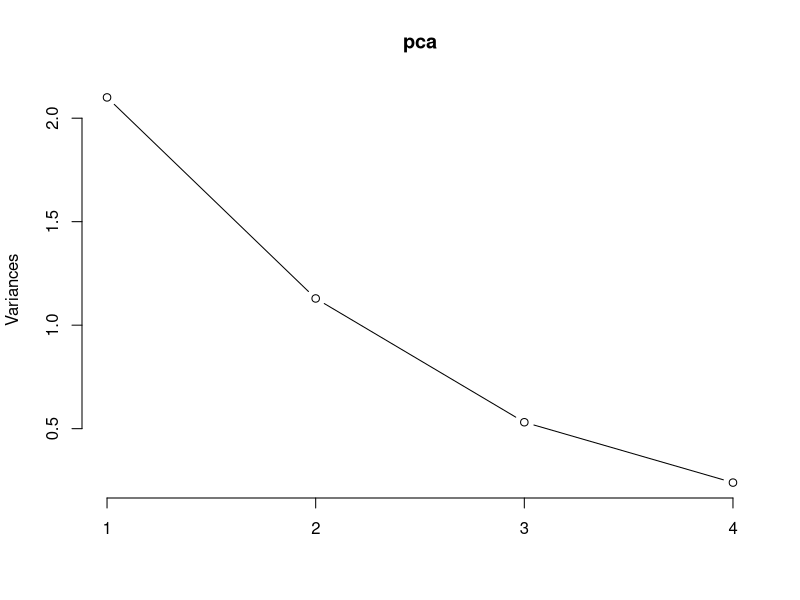
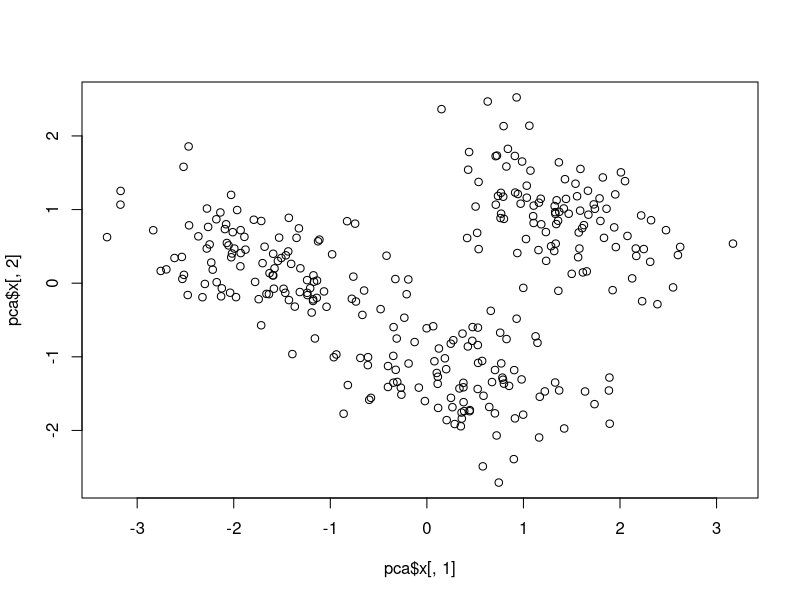
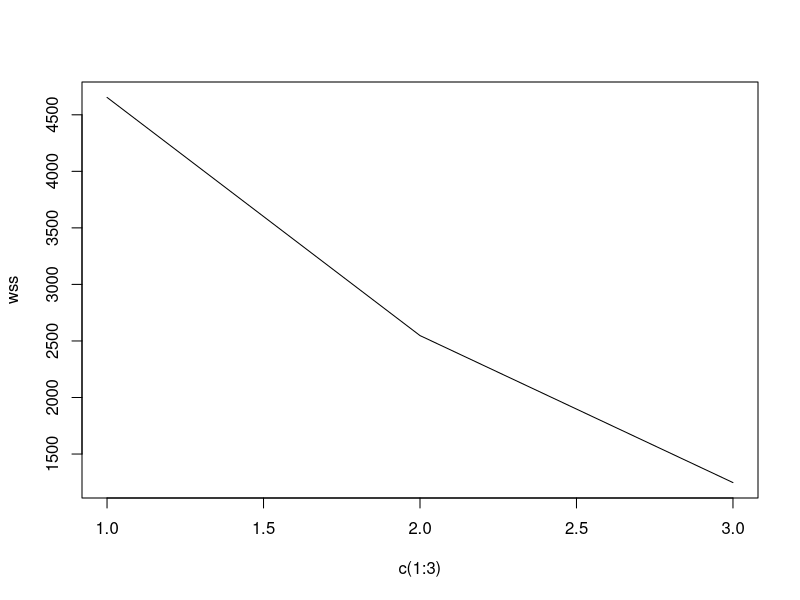
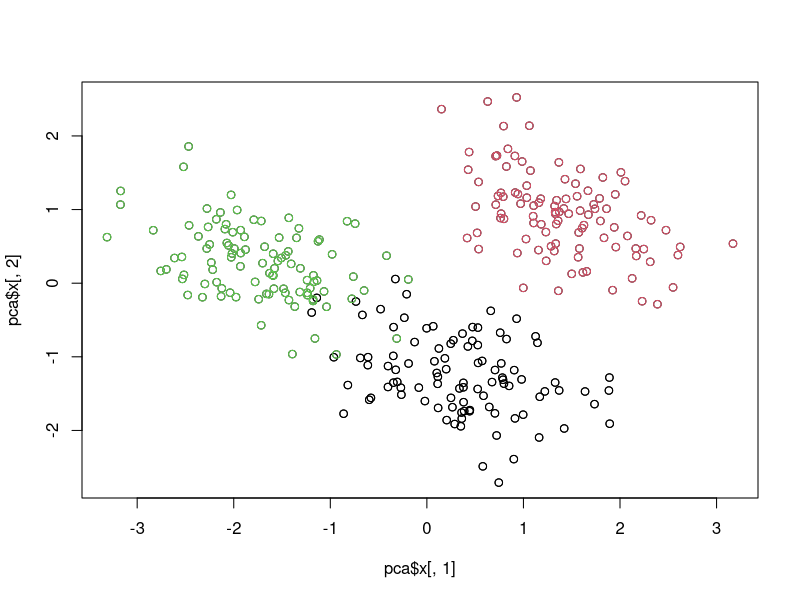
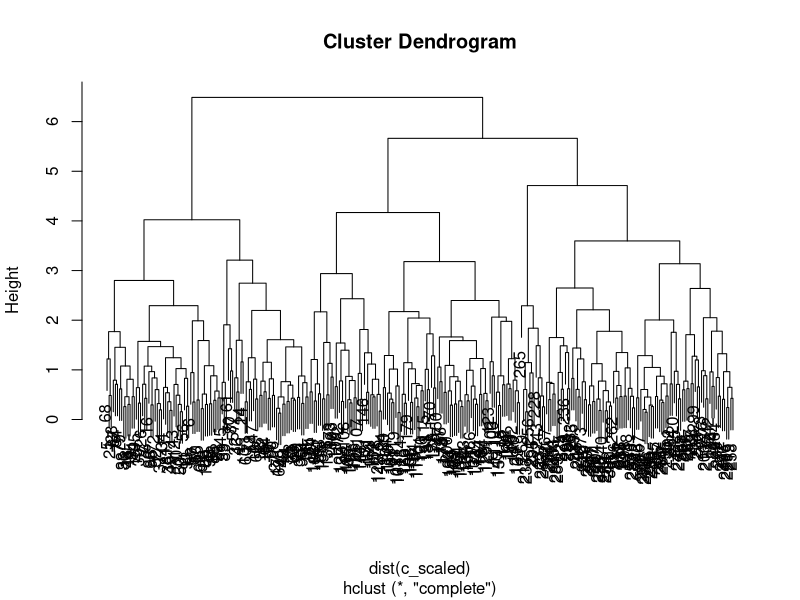
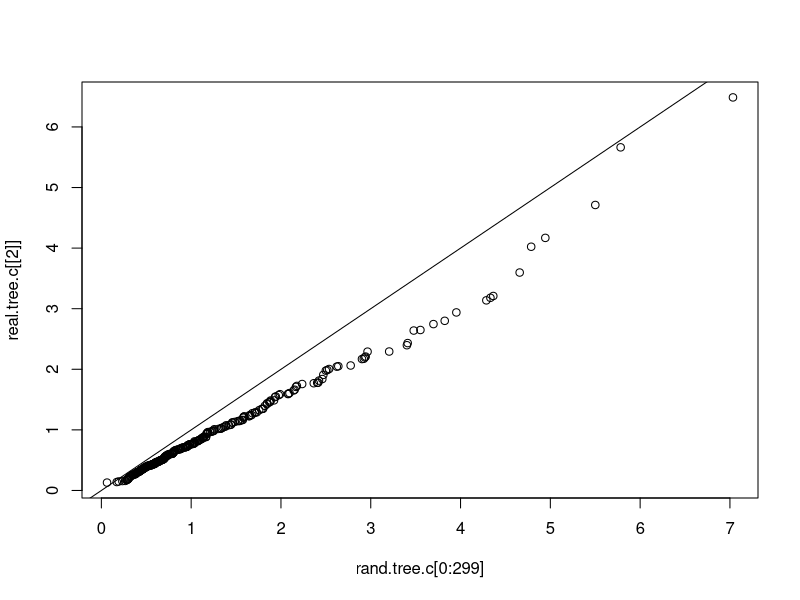
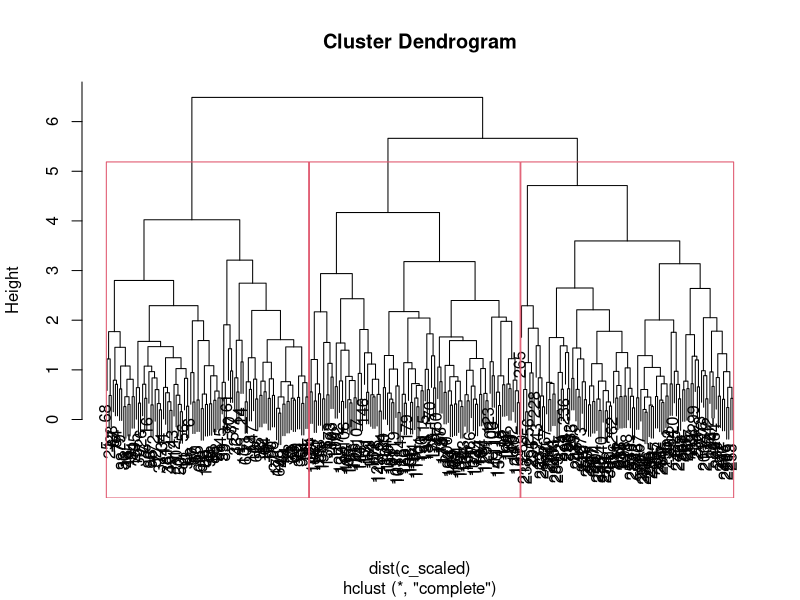

R code for these plots, in order:
# 1.
# Simulate 300 observations with 4 variables from 3 clusters
set.seed(1)
# Cluster 1
c1_x1 <- rnorm(100, mean = 0, sd = 1)
c1_x2 <- rnorm(100, mean = 2.5, sd = 1)
c1_x3 <- rnorm(100, mean = -2.5, sd = 1)
c1_x4 <- rnorm(100, mean = 1, sd = 1)
c1 <- data.frame(x1 = c1_x1, x2 = c1_x2, x3 = c1_x3, x4 = c1_x4)

# Cluster 2
c2_x1 <- rnorm(100, mean = -2.5, sd = 1)
c2_x2 <- rnorm(100, mean = 0, sd = 1)
c2_x3 <- rnorm(100, mean = 1, sd = 1)
c2_x4 <- rnorm(100, mean = 2.5, sd = 1)
c2 <- data.frame(x1 = c2_x1, x2 = c2_x2, x3 = c2_x3, x4 = c2_x4)

# Cluster 3
c3_x1 <- rnorm(100, mean = 2.5, sd = 1)
c3_x2 <- rnorm(100, mean = -2.5, sd = 1)
c3_x3 <- rnorm(100, mean = 1, sd = 1)
c3_x4 <- rnorm(100, mean = 2.5, sd = 1)
c3 <- data.frame(x1 = c3_x1, x2 = c3_x2, x3 = c3_x3, x4 = c3_x4)

# Combined clusters
c <- rbind(c1, c2, c3)
# Standardized
c_scaled <- scale(c)

# 2 Generate PCA of the variables
pca <- prcomp(c, scale. = T)
pca

plot(pca, type = "l")
plot(pca$x[,1], pca$x[, 2])

total_var_pca <- 1.449281^2 + 1.062586^2 + 0.728718^2 + 0.489353^2
first2_var_pca <- 1.449281^2 + 1.062586^2
per2_var_pca <- first2_var_pca / total_var_pca
per2_var_pca 
first3_var_pca <- 1.449281^2 + 1.062586^2 + 0.728718^2
per3_var_pca <- first3_var_pca / total_var_pca
per3_var_pca

# 3 
# a. Analyze WSS for different numbers of clusters
wss <- c()
for (i in 1:3) {
  km <- kmeans(c, i)
  wss <- c(wss, km$tot.withinss)
}
plot(c(1:3), wss, type="l")
# b. Generate cluster centroids
km$centers

# c. Visualize the cluster with the first 2 PCs and color code clusters
plot(pca$x[,1], pca$x[, 2])
for(i in 1:3) {
  points(pca$x[which(km$cluster == i),1],pca$x[which(km$cluster == i),2],col=i)
}

# 4
# Use hierarchical clustering with complete linkage to generate a dendrogram
hc <- hclust(dist(c_scaled), method = "complete")
plot(hc)

# 5
# Use the resampling technique to decide whether there are evident clusters
c.length <- c(); rand.tree.c <- c()
for(i in 1:10) {
  test <-  sample(c_scaled[,1])
  for(ind.c in 2:ncol(c_scaled)){
    test <- cbind(test, sample((c_scaled[,ind.c])))
  }
  
  ## using permuted data to construct hierarchical clustering
  ## then save its $height, i.e. [[2]]
  ## rand.tree.h is matrix with $height, each column corresponds to each permutation
  rand.tree <- hclust(dist(test))
  rand.tree.c <- cbind(rand.tree.c, rand.tree[[2]])
  
  ## c.length: quantiles value of $height based on permuted/ref data
  ## each row corresponds to each permutation
  ## each column corresponds to different quarantines, here 0.95
  c.length <- rbind(c.length,quantile(rand.tree[[2]],probs=c( 0.99)))
}
head(c.length)

rand.tree.ref <- apply(rand.tree.c, 1, mean)
quantile(rand.tree.ref, prob = c(0.99))
threshold <- apply(c.length, 2, mean)
threshold

# QQ Plot
real.tree.c <- hclust(dist(c_scaled))
plot(rand.tree.c[0:299], real.tree.c[[2]])
abline(0,1)

# 99% Tile Detection
plot(hc)
rect.hclust(hc, h=threshold)

# 6
# Generate a heatmeap of the data

